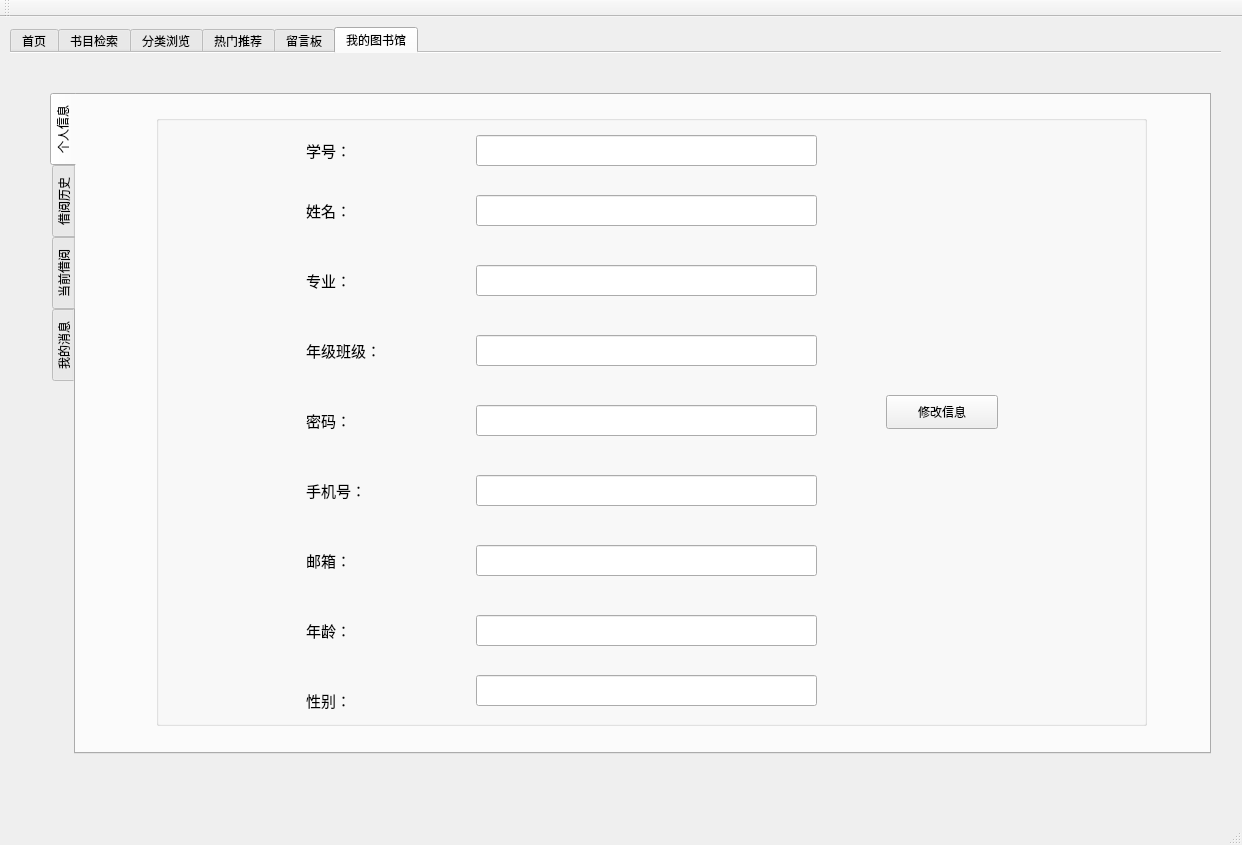
<?xml version="1.0" encoding="UTF-8"?>
<ui version="4.0">
 <class>LibraryClass</class>
 <widget class="QMainWindow" name="LibraryClass">
  <property name="geometry">
   <rect>
    <x>0</x>
    <y>0</y>
    <width>1242</width>
    <height>845</height>
   </rect>
  </property>
  <property name="windowTitle">
   <string>Library</string>
  </property>
  <widget class="QWidget" name="centralWidget">
   <widget class="QTabWidget" name="tabWidget">
    <property name="geometry">
     <rect>
      <x>10</x>
      <y>10</y>
      <width>1211</width>
      <height>771</height>
     </rect>
    </property>
    <property name="currentIndex">
     <number>5</number>
    </property>
    <property name="elideMode">
     <enum>Qt::ElideNone</enum>
    </property>
    <property name="documentMode">
     <bool>true</bool>
    </property>
    <widget class="QWidget" name="tab_11">
     <attribute name="title">
      <string>首页</string>
     </attribute>
     <widget class="QLabel" name="label_20">
      <property name="geometry">
       <rect>
        <x>220</x>
        <y>-10</y>
        <width>591</width>
        <height>121</height>
       </rect>
      </property>
      <property name="text">
       <string>&lt;html&gt;&lt;head/&gt;&lt;body&gt;&lt;p&gt;&lt;span style=&quot; font-size:20pt; font-weight:600; color:#00aaff;&quot;&gt;中国海洋大学图书馆简介&lt;/span&gt;&lt;/p&gt;&lt;/body&gt;&lt;/html&gt;</string>
      </property>
     </widget>
     <widget class="QLabel" name="label_21">
      <property name="geometry">
       <rect>
        <x>90</x>
        <y>70</y>
        <width>751</width>
        <height>621</height>
       </rect>
      </property>
      <property name="mouseTracking">
       <bool>true</bool>
      </property>
      <property name="tabletTracking">
       <bool>false</bool>
      </property>
      <property name="autoFillBackground">
       <bool>false</bool>
      </property>
      <property name="lineWidth">
       <number>10</number>
      </property>
      <property name="text">
       <string>&lt;html&gt;&lt;head/&gt;&lt;body&gt;&lt;p&gt;&lt;span style=&quot; font-size:11pt;&quot;&gt;中国海洋大学是一所以海洋和水产学科为特色，包括理学、工学、农学、医（药）学、经济学、管理学、文学、法学、教育学、历史学等学科门类较为齐全的教育部直属重点综合性大学，是国家“985工程”和“211工程”重点建设高校之一，2017年9月入选国家“世界一流大学建设高校”（A类）。在发展历史上，中国海洋大学与山东大学形成了近30年的共同期（1930年9月~1958年9月），这也决定了两校的图书馆源头虽不同，但渊源颇深。中国海洋大学图书馆始建于1924年10月，首任馆长是我国著名散文学家、翻译家梁实秋先生。至1936年底，馆藏书籍已达8.78万册，其中中文图书6.50万册，外文图书2.25万册；中外文期刊1028种，计5.41万册。抗日战争时期学校被迫南迁，至1946年10月山东大学在青岛复校时，原有的文献只剩中文书刊5166册、外文书刊3398册，流失九成以上。1949年6月青岛解放，中国古典文学家陆侃如教授任图书馆馆长。1951年华东大学与国立山东大学合并成立了新的山东大学，书刊合计逾20万册。1958年山东大学奉命迁回济南，1959年山东海洋学院成立，学校开启了新的历史发展阶段，图书馆也得到较快发展。文革十年，学校事业遭受重大损失，图书馆亦不例外。改革开放以后，图书馆文献建设随着各项事业的恢复发展逐渐走上正规。1985年鱼山校区图书馆投入使用，馆藏图书有56.95万册，其中中文图书44.64万册、外文图书12.31万册；馆藏期刊合订本8.48万册，其中中文刊3.14万册、外文刊5.35万册。1992年浮山校区图书馆投入使用，建筑面积8200平方米，于2010年3月撤并。2007年崂山校区图书馆投入使用，新馆建筑面积4.5万平方米，阅览自修座位近3000个；功能布局科学，设备配置先进，自动化程度较高，为21世纪图书馆适应学校事业发展奠定了坚实基础。历经近90年的发展，中国海洋大学图书馆已经成为馆舍优良、资源丰富、布局合理、管理科学的综合性图书馆。办馆宗旨是“与读者共同进步”，由著名作家、我校顾问、教授王蒙先生题写。 &lt;/span&gt;&lt;/p&gt;&lt;/body&gt;&lt;/html&gt;</string>
      </property>
      <property name="wordWrap">
       <bool>true</bool>
      </property>
     </widget>
     <widget class="QTreeWidget" name="treeWidget_5">
      <property name="geometry">
       <rect>
        <x>900</x>
        <y>120</y>
        <width>301</width>
        <height>241</height>
       </rect>
      </property>
      <attribute name="headerDefaultSectionSize">
       <number>100</number>
      </attribute>
      <column>
       <property name="text">
        <string>编号</string>
       </property>
      </column>
      <column>
       <property name="text">
        <string>公告标题</string>
       </property>
      </column>
     </widget>
     <widget class="QLabel" name="label_23">
      <property name="geometry">
       <rect>
        <x>1010</x>
        <y>60</y>
        <width>101</width>
        <height>41</height>
       </rect>
      </property>
      <property name="text">
       <string>&lt;html&gt;&lt;head/&gt;&lt;body&gt;&lt;p&gt;&lt;span style=&quot; font-size:16pt; font-weight:600; color:#00aaff;&quot;&gt;公告栏&lt;/span&gt;&lt;/p&gt;&lt;/body&gt;&lt;/html&gt;</string>
      </property>
     </widget>
    </widget>
    <widget class="QWidget" name="tab_12">
     <attribute name="title">
      <string>书目检索</string>
     </attribute>
     <widget class="QTreeWidget" name="treeWidget_13">
      <property name="geometry">
       <rect>
        <x>10</x>
        <y>280</y>
        <width>1191</width>
        <height>351</height>
       </rect>
      </property>
      <attribute name="headerDefaultSectionSize">
       <number>115</number>
      </attribute>
      <column>
       <property name="text">
        <string>ISBN</string>
       </property>
      </column>
      <column>
       <property name="text">
        <string notr="true">图书编号</string>
       </property>
      </column>
      <column>
       <property name="text">
        <string>书名</string>
       </property>
      </column>
      <column>
       <property name="text">
        <string>作者</string>
       </property>
      </column>
      <column>
       <property name="text">
        <string>出版社</string>
       </property>
      </column>
      <column>
       <property name="text">
        <string>出版日期</string>
       </property>
      </column>
      <column>
       <property name="text">
        <string>专业类别</string>
       </property>
      </column>
      <column>
       <property name="text">
        <string>当前借阅数量</string>
       </property>
      </column>
      <column>
       <property name="text">
        <string>书本总数量</string>
       </property>
      </column>
      <column>
       <property name="text">
        <string>书价</string>
       </property>
      </column>
     </widget>
     <widget class="QGroupBox" name="groupBox_5">
      <property name="geometry">
       <rect>
        <x>190</x>
        <y>650</y>
        <width>831</width>
        <height>71</height>
       </rect>
      </property>
      <property name="title">
       <string/>
      </property>
      <widget class="QPushButton" name="pushButton_8">
       <property name="geometry">
        <rect>
         <x>10</x>
         <y>20</y>
         <width>112</width>
         <height>34</height>
        </rect>
       </property>
       <property name="text">
        <string>首页</string>
       </property>
      </widget>
      <widget class="QPushButton" name="pushButton_9">
       <property name="geometry">
        <rect>
         <x>240</x>
         <y>20</y>
         <width>112</width>
         <height>34</height>
        </rect>
       </property>
       <property name="text">
        <string>上一页</string>
       </property>
      </widget>
      <widget class="QPushButton" name="pushButton_10">
       <property name="geometry">
        <rect>
         <x>470</x>
         <y>20</y>
         <width>112</width>
         <height>34</height>
        </rect>
       </property>
       <property name="text">
        <string>下一页</string>
       </property>
      </widget>
      <widget class="QPushButton" name="pushButton_11">
       <property name="geometry">
        <rect>
         <x>690</x>
         <y>20</y>
         <width>112</width>
         <height>34</height>
        </rect>
       </property>
       <property name="text">
        <string>尾页</string>
       </property>
      </widget>
     </widget>
     <widget class="QComboBox" name="comboBox_2">
      <property name="geometry">
       <rect>
        <x>280</x>
        <y>140</y>
        <width>111</width>
        <height>31</height>
       </rect>
      </property>
      <item>
       <property name="text">
        <string>书名</string>
       </property>
      </item>
      <item>
       <property name="text">
        <string>图书编号</string>
       </property>
      </item>
      <item>
       <property name="text">
        <string>ISBN</string>
       </property>
      </item>
     </widget>
     <widget class="QPushButton" name="pushButton_12">
      <property name="geometry">
       <rect>
        <x>830</x>
        <y>140</y>
        <width>112</width>
        <height>34</height>
       </rect>
      </property>
      <property name="text">
       <string>查询</string>
      </property>
     </widget>
     <widget class="QLineEdit" name="lineEdit">
      <property name="geometry">
       <rect>
        <x>460</x>
        <y>140</y>
        <width>291</width>
        <height>31</height>
       </rect>
      </property>
     </widget>
    </widget>
    <widget class="QWidget" name="tab_13">
     <attribute name="title">
      <string>分类浏览</string>
     </attribute>
     <widget class="QTreeWidget" name="treeWidget_6">
      <property name="geometry">
       <rect>
        <x>40</x>
        <y>50</y>
        <width>211</width>
        <height>541</height>
       </rect>
      </property>
      <column>
       <property name="text">
        <string>书籍分类</string>
       </property>
      </column>
      <item>
       <property name="text">
        <string>F </string>
       </property>
       <item>
        <property name="text">
         <string>法律</string>
        </property>
       </item>
      </item>
      <item>
       <property name="text">
        <string>G</string>
       </property>
       <item>
        <property name="text">
         <string>管理</string>
        </property>
       </item>
      </item>
      <item>
       <property name="text">
        <string>H</string>
       </property>
       <item>
        <property name="text">
         <string>海洋</string>
        </property>
       </item>
      </item>
      <item>
       <property name="text">
        <string>J </string>
       </property>
       <item>
        <property name="text">
         <string>经济</string>
        </property>
       </item>
       <item>
        <property name="text">
         <string>计算机</string>
        </property>
        <item>
         <property name="text">
          <string>人工智能</string>
         </property>
        </item>
        <item>
         <property name="text">
          <string>深度学习</string>
         </property>
        </item>
       </item>
      </item>
      <item>
       <property name="text">
        <string>W</string>
       </property>
       <item>
        <property name="text">
         <string>物理</string>
        </property>
       </item>
      </item>
      <item>
       <property name="text">
        <string>Z </string>
       </property>
       <item>
        <property name="text">
         <string>政治</string>
        </property>
       </item>
      </item>
     </widget>
    </widget>
    <widget class="QWidget" name="tab_14">
     <attribute name="title">
      <string>热门推荐</string>
     </attribute>
     <widget class="QLabel" name="label_24">
      <property name="geometry">
       <rect>
        <x>500</x>
        <y>40</y>
        <width>311</width>
        <height>41</height>
       </rect>
      </property>
      <property name="text">
       <string>&lt;html&gt;&lt;head/&gt;&lt;body&gt;&lt;p&gt;&lt;span style=&quot; font-size:18pt; font-weight:600; color:#aa55ff;&quot;&gt;推荐书籍榜单&lt;/span&gt;&lt;/p&gt;&lt;/body&gt;&lt;/html&gt;</string>
      </property>
     </widget>
     <widget class="QLabel" name="label_25">
      <property name="geometry">
       <rect>
        <x>420</x>
        <y>660</y>
        <width>371</width>
        <height>41</height>
       </rect>
      </property>
      <property name="text">
       <string>统计范围：近2个月  统计方式：借阅次数</string>
      </property>
     </widget>
     <widget class="QTreeWidget" name="treeWidget_14">
      <property name="geometry">
       <rect>
        <x>10</x>
        <y>90</y>
        <width>1191</width>
        <height>521</height>
       </rect>
      </property>
      <attribute name="headerDefaultSectionSize">
       <number>130</number>
      </attribute>
      <column>
       <property name="text">
        <string notr="true">ISBN</string>
       </property>
      </column>
      <column>
       <property name="text">
        <string>书名</string>
       </property>
      </column>
      <column>
       <property name="text">
        <string>作者</string>
       </property>
      </column>
      <column>
       <property name="text">
        <string>出版社</string>
       </property>
      </column>
      <column>
       <property name="text">
        <string>出版日期</string>
       </property>
      </column>
      <column>
       <property name="text">
        <string>专业类别</string>
       </property>
      </column>
      <column>
       <property name="text">
        <string>当前借阅数量</string>
       </property>
      </column>
      <column>
       <property name="text">
        <string>书本总数量</string>
       </property>
      </column>
      <column>
       <property name="text">
        <string>书价</string>
       </property>
      </column>
     </widget>
    </widget>
    <widget class="QWidget" name="tab_15">
     <attribute name="title">
      <string>留言板</string>
     </attribute>
     <widget class="QLabel" name="label_26">
      <property name="geometry">
       <rect>
        <x>350</x>
        <y>50</y>
        <width>801</width>
        <height>101</height>
       </rect>
      </property>
      <property name="text">
       <string>&lt;html&gt;&lt;head/&gt;&lt;body&gt;&lt;p&gt;&lt;span style=&quot; font-size:24pt; font-weight:600; color:#55aaff;&quot;&gt;欢迎使用图书馆留言板！&lt;/span&gt;&lt;/p&gt;&lt;/body&gt;&lt;/html&gt;</string>
      </property>
     </widget>
     <widget class="QPushButton" name="pushButton_13">
      <property name="geometry">
       <rect>
        <x>480</x>
        <y>640</y>
        <width>112</width>
        <height>34</height>
       </rect>
      </property>
      <property name="text">
       <string>添加留言</string>
      </property>
     </widget>
     <widget class="QPushButton" name="pushButton_14">
      <property name="geometry">
       <rect>
        <x>650</x>
        <y>640</y>
        <width>112</width>
        <height>34</height>
       </rect>
      </property>
      <property name="text">
       <string>我的留言</string>
      </property>
     </widget>
     <widget class="QTreeWidget" name="treeWidget_7">
      <property name="geometry">
       <rect>
        <x>80</x>
        <y>140</y>
        <width>1061</width>
        <height>411</height>
       </rect>
      </property>
      <attribute name="headerDefaultSectionSize">
       <number>260</number>
      </attribute>
      <column>
       <property name="text">
        <string>姓名</string>
       </property>
      </column>
      <column>
       <property name="text">
        <string>学号</string>
       </property>
      </column>
      <column>
       <property name="text">
        <string>留言</string>
       </property>
      </column>
      <column>
       <property name="text">
        <string>留言时间</string>
       </property>
      </column>
     </widget>
    </widget>
    <widget class="QWidget" name="tab_16">
     <attribute name="title">
      <string>我的图书馆</string>
     </attribute>
     <widget class="QTabWidget" name="tabWidget_3">
      <property name="enabled">
       <bool>true</bool>
      </property>
      <property name="geometry">
       <rect>
        <x>40</x>
        <y>40</y>
        <width>1161</width>
        <height>661</height>
       </rect>
      </property>
      <property name="tabPosition">
       <enum>QTabWidget::West</enum>
      </property>
      <property name="currentIndex">
       <number>0</number>
      </property>
      <widget class="QWidget" name="tab_17">
       <attribute name="title">
        <string>个人信息</string>
       </attribute>
       <widget class="QGroupBox" name="groupBox_2">
        <property name="geometry">
         <rect>
          <x>80</x>
          <y>20</y>
          <width>991</width>
          <height>611</height>
         </rect>
        </property>
        <property name="title">
         <string/>
        </property>
        <widget class="QLabel" name="label_10">
         <property name="geometry">
          <rect>
           <x>150</x>
           <y>20</y>
           <width>101</width>
           <height>31</height>
          </rect>
         </property>
         <property name="font">
          <font>
           <pointsize>11</pointsize>
          </font>
         </property>
         <property name="text">
          <string>学号：</string>
         </property>
        </widget>
        <widget class="QLabel" name="label_11">
         <property name="geometry">
          <rect>
           <x>150</x>
           <y>80</y>
           <width>101</width>
           <height>31</height>
          </rect>
         </property>
         <property name="font">
          <font>
           <pointsize>11</pointsize>
          </font>
         </property>
         <property name="text">
          <string>姓名：</string>
         </property>
        </widget>
        <widget class="QLabel" name="label_12">
         <property name="geometry">
          <rect>
           <x>150</x>
           <y>150</y>
           <width>101</width>
           <height>31</height>
          </rect>
         </property>
         <property name="font">
          <font>
           <pointsize>11</pointsize>
          </font>
         </property>
         <property name="text">
          <string>专业：</string>
         </property>
        </widget>
        <widget class="QLabel" name="label_13">
         <property name="geometry">
          <rect>
           <x>150</x>
           <y>220</y>
           <width>101</width>
           <height>31</height>
          </rect>
         </property>
         <property name="font">
          <font>
           <pointsize>11</pointsize>
          </font>
         </property>
         <property name="text">
          <string>年级班级：</string>
         </property>
        </widget>
        <widget class="QLabel" name="label_14">
         <property name="geometry">
          <rect>
           <x>150</x>
           <y>290</y>
           <width>101</width>
           <height>31</height>
          </rect>
         </property>
         <property name="font">
          <font>
           <pointsize>11</pointsize>
          </font>
         </property>
         <property name="text">
          <string>密码：</string>
         </property>
        </widget>
        <widget class="QLabel" name="label_27">
         <property name="geometry">
          <rect>
           <x>150</x>
           <y>360</y>
           <width>101</width>
           <height>31</height>
          </rect>
         </property>
         <property name="font">
          <font>
           <pointsize>11</pointsize>
          </font>
         </property>
         <property name="text">
          <string>手机号：</string>
         </property>
        </widget>
        <widget class="QPushButton" name="changeInformationPushButton_2">
         <property name="geometry">
          <rect>
           <x>730</x>
           <y>280</y>
           <width>112</width>
           <height>34</height>
          </rect>
         </property>
         <property name="text">
          <string>修改信息</string>
         </property>
        </widget>
        <widget class="QLabel" name="label_28">
         <property name="geometry">
          <rect>
           <x>150</x>
           <y>430</y>
           <width>101</width>
           <height>31</height>
          </rect>
         </property>
         <property name="font">
          <font>
           <pointsize>11</pointsize>
          </font>
         </property>
         <property name="text">
          <string>邮箱：</string>
         </property>
        </widget>
        <widget class="QLabel" name="label_29">
         <property name="geometry">
          <rect>
           <x>150</x>
           <y>500</y>
           <width>101</width>
           <height>31</height>
          </rect>
         </property>
         <property name="font">
          <font>
           <pointsize>11</pointsize>
          </font>
         </property>
         <property name="text">
          <string>年龄：</string>
         </property>
        </widget>
        <widget class="QLabel" name="label_30">
         <property name="geometry">
          <rect>
           <x>150</x>
           <y>570</y>
           <width>101</width>
           <height>31</height>
          </rect>
         </property>
         <property name="font">
          <font>
           <pointsize>11</pointsize>
          </font>
         </property>
         <property name="text">
          <string>性别：</string>
         </property>
        </widget>
        <widget class="QLineEdit" name="lineEdit_2">
         <property name="geometry">
          <rect>
           <x>320</x>
           <y>20</y>
           <width>341</width>
           <height>31</height>
          </rect>
         </property>
        </widget>
        <widget class="QLineEdit" name="lineEdit_3">
         <property name="geometry">
          <rect>
           <x>320</x>
           <y>80</y>
           <width>341</width>
           <height>31</height>
          </rect>
         </property>
        </widget>
        <widget class="QLineEdit" name="lineEdit_4">
         <property name="geometry">
          <rect>
           <x>320</x>
           <y>150</y>
           <width>341</width>
           <height>31</height>
          </rect>
         </property>
        </widget>
        <widget class="QLineEdit" name="lineEdit_5">
         <property name="geometry">
          <rect>
           <x>320</x>
           <y>220</y>
           <width>341</width>
           <height>31</height>
          </rect>
         </property>
        </widget>
        <widget class="QLineEdit" name="lineEdit_6">
         <property name="geometry">
          <rect>
           <x>320</x>
           <y>290</y>
           <width>341</width>
           <height>31</height>
          </rect>
         </property>
        </widget>
        <widget class="QLineEdit" name="lineEdit_7">
         <property name="geometry">
          <rect>
           <x>320</x>
           <y>360</y>
           <width>341</width>
           <height>31</height>
          </rect>
         </property>
        </widget>
        <widget class="QLineEdit" name="lineEdit_8">
         <property name="geometry">
          <rect>
           <x>320</x>
           <y>430</y>
           <width>341</width>
           <height>31</height>
          </rect>
         </property>
        </widget>
        <widget class="QLineEdit" name="lineEdit_9">
         <property name="geometry">
          <rect>
           <x>320</x>
           <y>500</y>
           <width>341</width>
           <height>31</height>
          </rect>
         </property>
        </widget>
        <widget class="QLineEdit" name="lineEdit_10">
         <property name="geometry">
          <rect>
           <x>320</x>
           <y>560</y>
           <width>341</width>
           <height>31</height>
          </rect>
         </property>
        </widget>
       </widget>
      </widget>
      <widget class="QWidget" name="tab_18">
       <attribute name="title">
        <string>借阅历史</string>
       </attribute>
       <widget class="QTreeWidget" name="treeWidget_15">
        <property name="geometry">
         <rect>
          <x>20</x>
          <y>50</y>
          <width>1071</width>
          <height>431</height>
         </rect>
        </property>
        <attribute name="headerDefaultSectionSize">
         <number>180</number>
        </attribute>
        <column>
         <property name="text">
          <string notr="true">图书编号</string>
         </property>
        </column>
        <column>
         <property name="text">
          <string>书名</string>
         </property>
        </column>
        <column>
         <property name="text">
          <string>作者</string>
         </property>
        </column>
        <column>
         <property name="text">
          <string>出版社</string>
         </property>
        </column>
        <column>
         <property name="text">
          <string>借阅日期</string>
         </property>
        </column>
        <column>
         <property name="text">
          <string>归还日期</string>
         </property>
        </column>
       </widget>
      </widget>
      <widget class="QWidget" name="tab_19">
       <attribute name="title">
        <string>当前借阅</string>
       </attribute>
       <widget class="QTreeWidget" name="treeWidget_16">
        <property name="geometry">
         <rect>
          <x>20</x>
          <y>50</y>
          <width>1071</width>
          <height>431</height>
         </rect>
        </property>
        <attribute name="headerDefaultSectionSize">
         <number>180</number>
        </attribute>
        <column>
         <property name="text">
          <string notr="true">图书编号</string>
         </property>
        </column>
        <column>
         <property name="text">
          <string>书名</string>
         </property>
        </column>
        <column>
         <property name="text">
          <string>作者</string>
         </property>
        </column>
        <column>
         <property name="text">
          <string>出版社</string>
         </property>
        </column>
        <column>
         <property name="text">
          <string>借阅日期</string>
         </property>
        </column>
        <column>
         <property name="text">
          <string>应还日期</string>
         </property>
        </column>
       </widget>
      </widget>
      <widget class="QWidget" name="tab_20">
       <attribute name="title">
        <string>我的消息</string>
       </attribute>
       <widget class="QTreeWidget" name="treeWidget_8">
        <property name="geometry">
         <rect>
          <x>70</x>
          <y>40</y>
          <width>1001</width>
          <height>421</height>
         </rect>
        </property>
        <attribute name="headerDefaultSectionSize">
         <number>300</number>
        </attribute>
        <column>
         <property name="text">
          <string>反馈内容</string>
         </property>
        </column>
        <column>
         <property name="text">
          <string>反馈时间</string>
         </property>
        </column>
        <column>
         <property name="text">
          <string>回复</string>
         </property>
        </column>
       </widget>
       <widget class="QGroupBox" name="groupBox_6">
        <property name="geometry">
         <rect>
          <x>340</x>
          <y>520</y>
          <width>411</width>
          <height>80</height>
         </rect>
        </property>
        <property name="title">
         <string/>
        </property>
        <widget class="QPushButton" name="addFeedBackPushButton_2">
         <property name="geometry">
          <rect>
           <x>150</x>
           <y>20</y>
           <width>112</width>
           <height>34</height>
          </rect>
         </property>
         <property name="text">
          <string>添加反馈</string>
         </property>
        </widget>
       </widget>
      </widget>
     </widget>
    </widget>
   </widget>
  </widget>
  <widget class="QMenuBar" name="menuBar">
   <property name="geometry">
    <rect>
     <x>0</x>
     <y>0</y>
     <width>1242</width>
     <height>30</height>
    </rect>
   </property>
  </widget>
  <widget class="QToolBar" name="mainToolBar">
   <attribute name="toolBarArea">
    <enum>TopToolBarArea</enum>
   </attribute>
   <attribute name="toolBarBreak">
    <bool>false</bool>
   </attribute>
  </widget>
  <widget class="QStatusBar" name="statusBar"/>
 </widget>
 <layoutdefault spacing="6" margin="11"/>
 <resources>
  <include location="Library.qrc"/>
 </resources>
 <connections/>
</ui>
